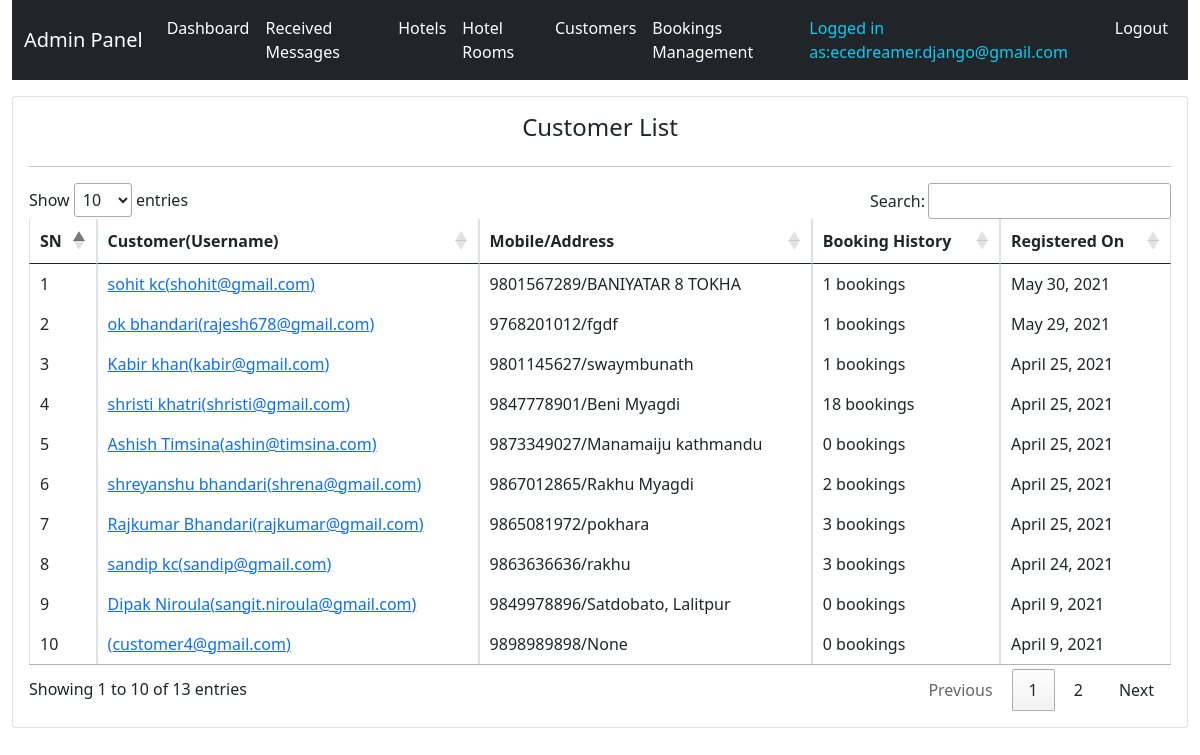
The page /system-admin/customers-list/ (signed in) on the database its author committed.
### hbsapp/models.py (models this page shows, shortened)
class TimeStamp(models.Model):
    created_at = models.DateTimeField(auto_now_add=True)
    updated_at = models.DateTimeField(auto_now=True)
    class Meta:
        abstract = True

class Customer(TimeStamp):
    user = models.OneToOneField(User, on_delete=models.CASCADE)
    mobile = models.CharField(max_length=20)
    address = models.CharField(max_length=20, null=True, blank=True)
    profile_image = models.ImageField(upload_to="customers", null=True, blank=True)

### hbsapp/views.py (the view)
class AdminCustomerListView(AdminRequiredMixin, View):
    def get(self, request, *args, **kwargs):
        context = self.context
        context["all_customers"] = Customer.objects.order_by("-id")
        return render(request, "admintemplates/admincustomerlist.html", context)

### hbsapp/views.py (called while the page is built)
    def dispatch(self, request, *args, **kwargs):
        try:
            self.admin = request.user.admin
            self.context = {
                "admin": self.admin
            }
        except Exception as e:
            print(e)
            return redirect(reverse("hbsapp:adminlogin") + "?next=" + request.path)
        return super(AdminRequiredMixin, self).dispatch(request, *args, **kwargs)

### templates/admintemplates/admincustomerlist.html (shortened to what this page needs)
{% extends 'admintemplates/adminbase.html' %}
{% block css %}
<link rel="stylesheet" href="//cdn.datatables.net/1.10.24/css/jquery.dataTables.min.css">
{% endblock %}
{% block content %}
<div class="row mt-3">
    <div class="col-md-12">
        <div class="card p-3">
            <div class="row">
                <div class="col-md-12">
                    <h4 class="text-center">Customer List</h4>
                </div>
            </div>
            <hr>
            <div class="row">
                <div class="col-md-12">
            <table class="table table-bordered">
                <thead>
                    <tr>
                        <th>SN</th>
                        <th>Customer(Username)</th>
                        <th>Mobile/Address</th>
                        <th>Booking History</th>
                        <th>Registered On</th>
                    </tr>
                </thead>
                <tbody>
                    {% for customer in all_customers %}
                    <tr>
                        <td>{{forloop.counter}}</td>
                        <td><a href="{% url 'hbsapp:admincustomerdetail' customer.id %}">{{customer.user.first_name}} {{customer.user.last_name}}({{customer.user.username}})</a></td>
                        <td>{{customer.mobile}}/{{customer.address}}</td>
                        <td>{{customer.roombooking_set.count}} bookings</td>
                        <td>{{customer.created_at|date}}</td>
                    </tr>
                    {% endfor %}
                </tbody>
            </table>
        </div>
    </div>
</div>
{% endblock %}

### templates/admintemplates/adminbase.html (shortened to what this page needs)
<!DOCTYPE html>
<html lang="en">
<head>
    <link href="https://cdn.jsdelivr.net/npm/bootstrap@5.0.0-beta3/dist/css/bootstrap.min.css" rel="stylesheet">
    {% block css %}
    {% endblock %}
</head>
<body class="container-fluid">
    <nav class="navbar navbar-expand-lg navbar-dark bg-dark">
        <div class="container-fluid">
            <a class="navbar-brand" href="{% url 'hbsapp:adminhome' %}">Admin Panel </a>
            <div class="collapse navbar-collapse" id="navbarSupportedContent">
                <ul class="navbar-nav me-auto mb-2 mb-lg-0">
                    <li class="nav-item">
                        <a class="nav-link active" aria-current="page" href="{% url 'hbsapp:adminhome' %}">Dashboard</a>
                    </li>
                    <li class="nav-item">
                        <a class="nav-link active" aria-current="page" href="{% url 'hbsapp:adminmessagelist' %}">Received Messages</a>
                    </li>
                    <li class="nav-item">
                        <a class="nav-link active" aria-current="page" href="{% url 'hbsapp:adminhotellist' %}">Hotels</a>
                    </li>
                    <li class="nav-item">
                        <a class="nav-link active" aria-current="page" href="{% url 'hbsapp:adminroomlist' %}">Hotel Rooms</a>
                    </li>
                    <li class="nav-item">
                        <a class="nav-link active" aria-current="page" href="{% url 'hbsapp:admincustomerlist' %}">Customers</a>
                    </li>
                    <li class="nav-item">
                        <a class="nav-link active" aria-current="page" href="{% url 'hbsapp:adminbookinglist' %}">Bookings Management</a>
                    </li>
                </ul>
                <ul class="d-flex navbar-nav">
                    {% if request.user.admin %}
                    <li><a class="nav-link text-info">Logged in as:{{request.user.username}}</a></li>
                    <li class="nav-item"><a class="nav-link active" aria-current="page"
                            href="{% url 'hbsapp:customerlogout' %}">Logout</a>
                    </li>
                    {% endif %}
                </ul>
            </div>
        </div>
    </nav>
    {% block content %}{% endblock %}
</body>
</html>

### rows shown on the page
Customer: user.first_name "sohit", user.last_name "kc", user.username "shohit@gmail.com", mobile "9801567289", address "BANIYATAR 8 TOKHA", roombooking_set.count "1", created_at "May 30, 2021"
Customer: user.first_name "ok", user.last_name "bhandari", user.username "rajesh678@gmail.com", mobile "9768201012", address "fgdf", roombooking_set.count "1", created_at "May 29, 2021"
Customer: user.first_name "Kabir", user.last_name "khan", user.username "kabir@gmail.com", mobile "9801145627", address "swaymbunath", roombooking_set.count "1", created_at "April 25, 2021"
Customer: user.first_name "shristi", user.last_name "khatri", user.username "shristi@gmail.com", mobile "9847778901", address "Beni Myagdi", roombooking_set.count "18", created_at "April 25, 2021"
Customer: user.first_name "Ashish", user.last_name "Timsina", user.username "ashin@timsina.com", mobile "9873349027", address "Manamaiju kathmandu", roombooking_set.count "0", created_at "April 25, 2021"
Customer: user.first_name "shreyanshu", user.last_name "bhandari", user.username "shrena@gmail.com", mobile "9867012865", address "Rakhu Myagdi", roombooking_set.count "2", created_at "April 25, 2021"
Customer: user.first_name "Rajkumar", user.last_name "Bhandari", user.username "rajkumar@gmail.com", mobile "9865081972", address "pokhara", roombooking_set.count "3", created_at "April 25, 2021"
Customer: user.first_name "sandip", user.last_name "kc", user.username "sandip@gmail.com", mobile "9863636636", address "rakhu", roombooking_set.count "3", created_at "April 24, 2021"
Customer: user.first_name "Dipak", user.last_name "Niroula", user.username "sangit.niroula@gmail.com", mobile "9849978896", address "Satdobato, Lalitpur", roombooking_set.count "0", created_at "April 9, 2021"
Customer: user.username "customer4@gmail.com", mobile "9898989898", address "None", roombooking_set.count "0", created_at "April 9, 2021"

### other values the page prints
{{ request.user.username }} "ecedreamer.django@gmail.com"
